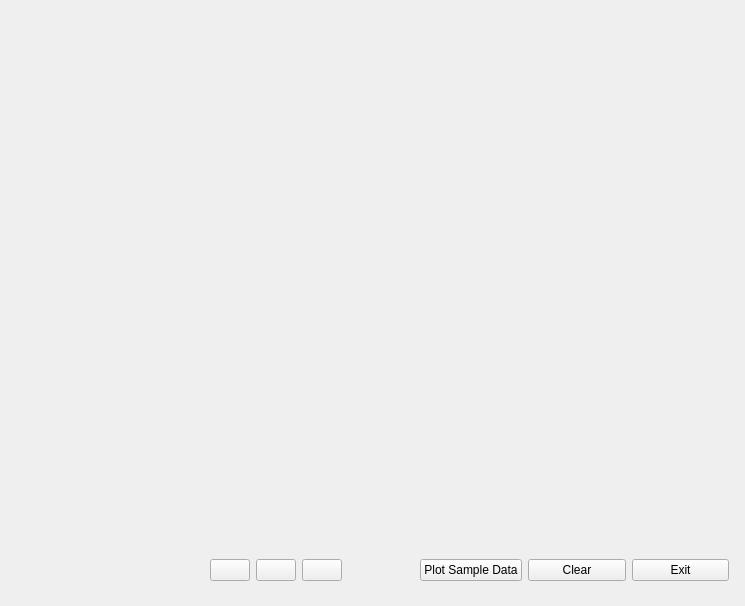
<?xml version="1.0" encoding="UTF-8"?>
<ui version="4.0">
 <class>Form</class>
 <widget class="QWidget" name="Form">
  <property name="geometry">
   <rect>
    <x>0</x>
    <y>0</y>
    <width>745</width>
    <height>606</height>
   </rect>
  </property>
  <property name="windowTitle">
   <string>Form</string>
  </property>
  <widget class="MplWidget" name="plotWidget" native="true">
   <property name="geometry">
    <rect>
     <x>10</x>
     <y>10</y>
     <width>721</width>
     <height>521</height>
    </rect>
   </property>
  </widget>
  <widget class="QWidget" name="horizontalLayoutWidget">
   <property name="geometry">
    <rect>
     <x>420</x>
     <y>550</y>
     <width>309</width>
     <height>41</height>
    </rect>
   </property>
   <layout class="QHBoxLayout" name="horizontalLayout">
    <item>
     <widget class="QPushButton" name="plotData_btn">
      <property name="sizePolicy">
       <sizepolicy hsizetype="Minimum" vsizetype="Fixed">
        <horstretch>0</horstretch>
        <verstretch>0</verstretch>
       </sizepolicy>
      </property>
      <property name="text">
       <string>Plot Sample Data</string>
      </property>
     </widget>
    </item>
    <item>
     <widget class="QPushButton" name="clearGraph_btn">
      <property name="text">
       <string>Clear</string>
      </property>
     </widget>
    </item>
    <item>
     <widget class="QPushButton" name="exit_btn">
      <property name="text">
       <string>Exit</string>
      </property>
     </widget>
    </item>
   </layout>
  </widget>
  <widget class="QWidget" name="horizontalLayoutWidget_2">
   <property name="geometry">
    <rect>
     <x>210</x>
     <y>550</y>
     <width>171</width>
     <height>41</height>
    </rect>
   </property>
   <layout class="QHBoxLayout" name="horizontalLayout_2">
    <item>
     <widget class="QPushButton" name="processData_btn">
      <property name="text">
       <string/>
      </property>
     </widget>
    </item>
    <item>
     <widget class="QPushButton" name="averageData_btn">
      <property name="enabled">
       <bool>true</bool>
      </property>
      <property name="sizePolicy">
       <sizepolicy hsizetype="Preferred" vsizetype="Maximum">
        <horstretch>0</horstretch>
        <verstretch>0</verstretch>
       </sizepolicy>
      </property>
      <property name="text">
       <string/>
      </property>
     </widget>
    </item>
    <item>
     <widget class="QPushButton" name="changeText_btn">
      <property name="text">
       <string/>
      </property>
     </widget>
    </item>
    <item>
     <widget class="QLabel" name="label">
      <property name="text">
       <string/>
      </property>
     </widget>
    </item>
   </layout>
  </widget>
 </widget>
 <customwidgets>
  <customwidget>
   <class>MplWidget</class>
   <extends>QWidget</extends>
   <header>mplwidget.h</header>
   <container>1</container>
  </customwidget>
 </customwidgets>
 <resources/>
 <connections/>
</ui>
